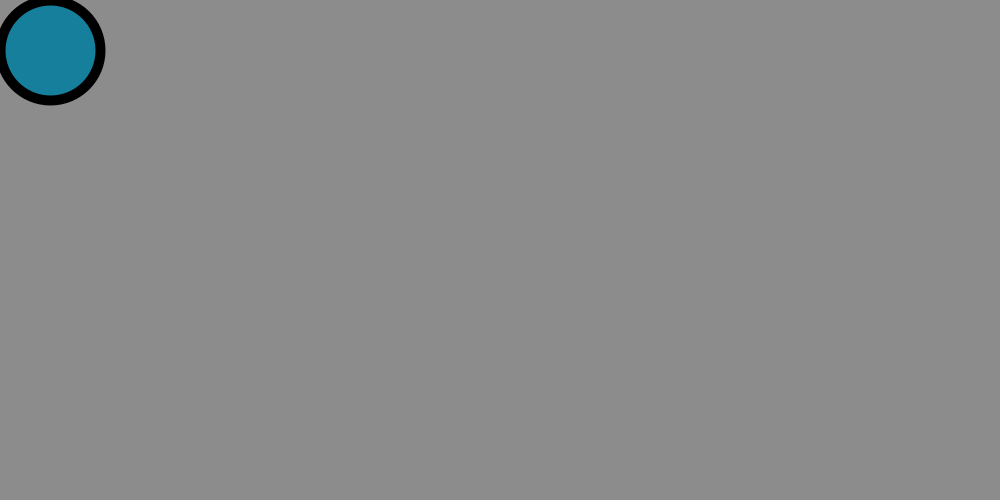
Frame 1 (no input)
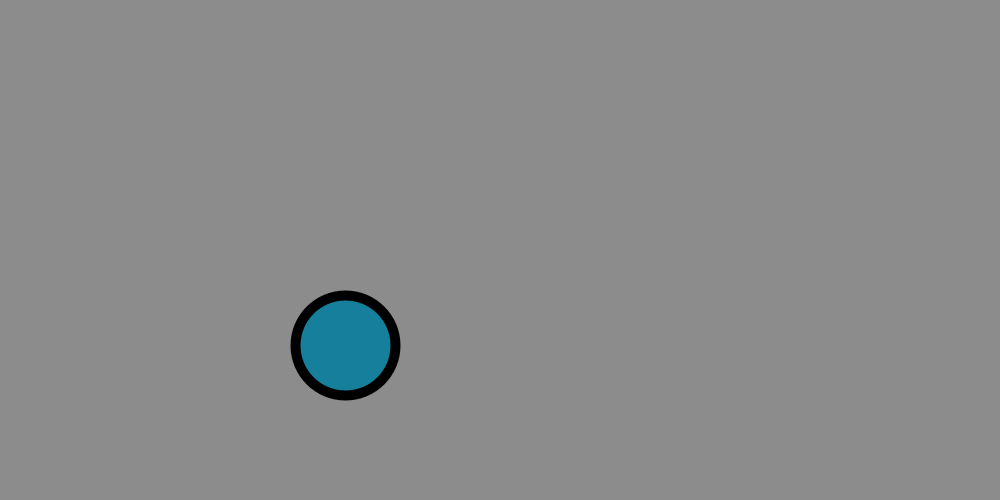
Frame 60 (the mouse pressed at the canvas centre just before this capture)
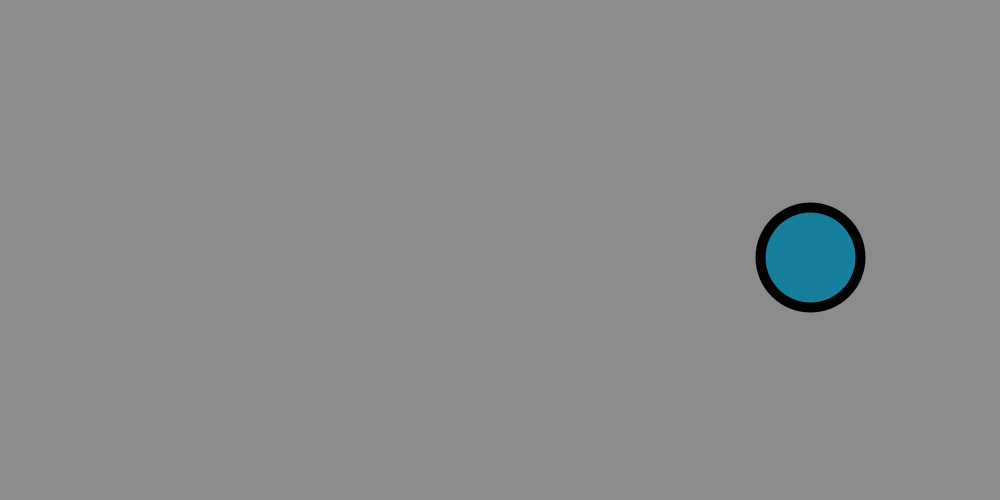
Frame 120 (the mouse held since frame 60 and released just before this capture)

The Processing sketch that drew these frames (run headless with seeded random() and noise(); from frame 60 on, the mouse is pressed at the canvas centre):

// Processing sketch: bouncyBall
// ── bouncyBall.pde
int y1 = height/2;
int x1 = width/2;
int ys = 5;
int xs = 5;
int d = 100;
boolean directiony = true;
boolean directionx = true;

void mousePressed() {
  y1 =mouseY;
  x1 =mouseX;
  directionx = random(0, 1) < 0.5;
  directiony = random(0, 1) < 0.5;
  ys = (int)(Math.random()*20)+5;
  xs = (int)(Math.random()*20)+5;
  println(x1, y1);
}

//first
void setup() {
  size (1000, 500);
}

void draw() {
  background(140);
  strokeWeight(10);
  fill(#167F9B);
  circle(x1, y1, d);


  if (y1-d/2<=0||y1+d/2>=height) {
    directiony = !directiony;
  }
  if (directiony) {
    y1-=ys;
  } else {
    y1+=ys;
  }
  if (x1-d/2<=0||x1+d/2>=width) {
    directionx = !directionx;
  }
  if (directionx) {
    x1-=xs;
  } else {
    x1+=xs;
  }
}
